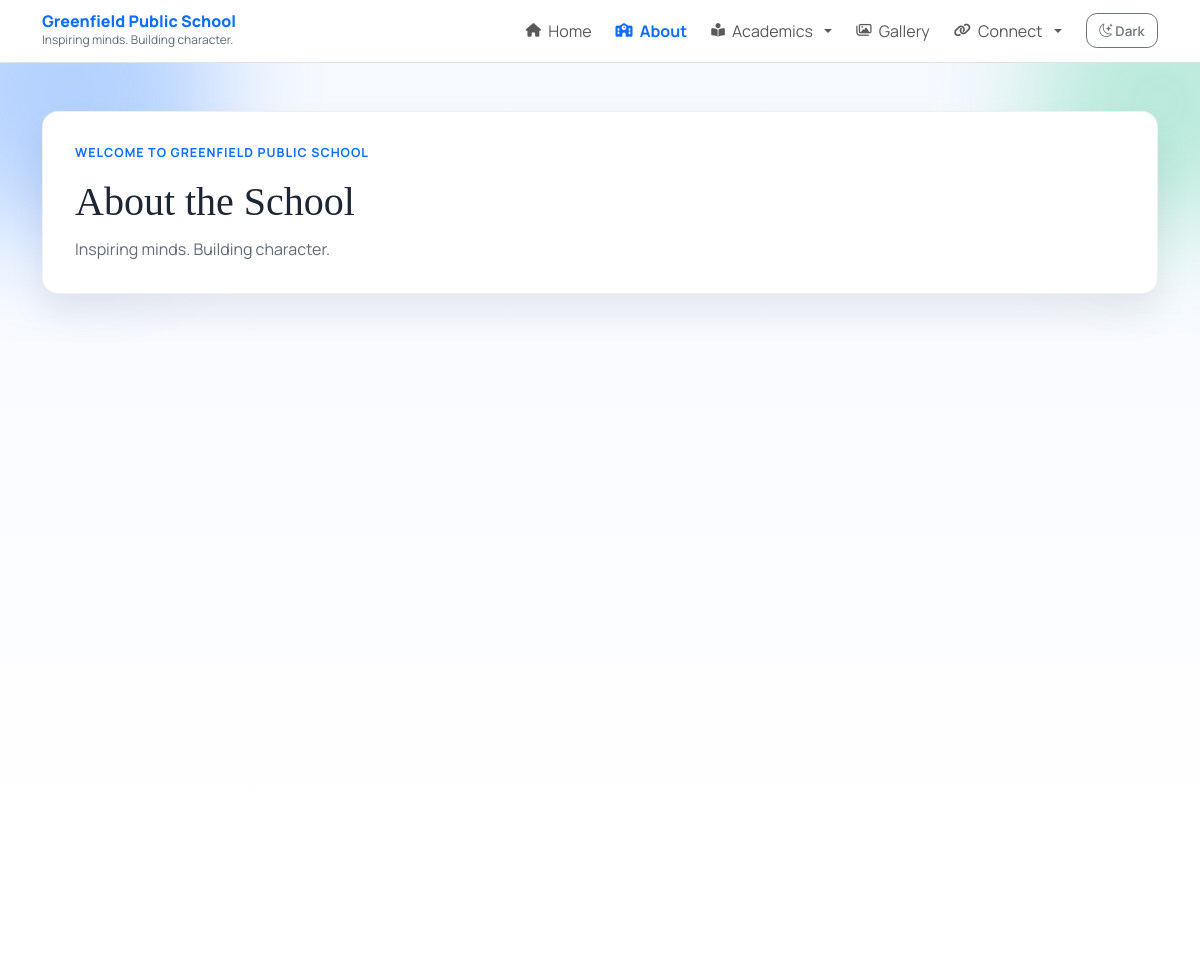
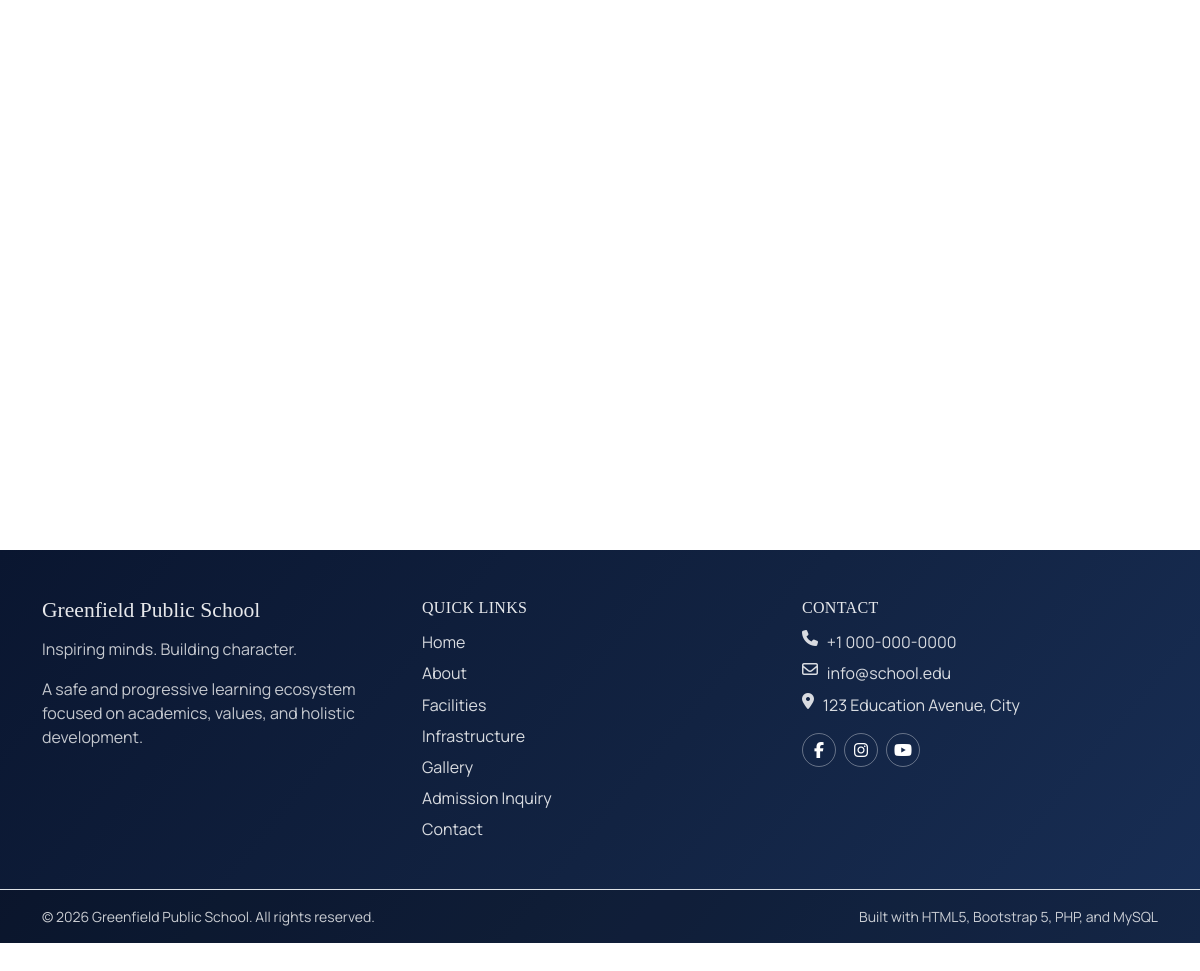
Page /about.php on the committed database (2 pictures, top to bottom).
### tables this page shows
CREATE TABLE IF NOT EXISTS site_settings (
    setting_key VARCHAR(100) PRIMARY KEY,
    setting_value TEXT NOT NULL,
    updated_at TIMESTAMP DEFAULT CURRENT_TIMESTAMP ON UPDATE CURRENT_TIMESTAMP
);

### config/config.php (called while the page is built, shortened)
<?php
function db(): PDO
{
    static $pdo = null;
    if ($pdo instanceof PDO) {
        return $pdo;
    }
    $host = getenv('DB_HOST') ?: DB_HOST;
    $name = getenv('DB_NAME') ?: DB_NAME;
    $user = getenv('DB_USER') ?: DB_USER;
    $pass = getenv('DB_PASS') ?: DB_PASS;
    $charset = getenv('DB_CHARSET') ?: DB_CHARSET;
    $dsn = "mysql:host={$host};dbname={$name};charset={$charset}";
    $options = [
        PDO::ATTR_ERRMODE => PDO::ERRMODE_EXCEPTION,
        PDO::ATTR_DEFAULT_FETCH_MODE => PDO::FETCH_ASSOC,
        PDO::ATTR_EMULATE_PREPARES => false,
    ];
    $pdo = new PDO($dsn, $user, $pass, $options);
    return $pdo;
}
function base_path(): string
{
    static $base = null;
    if ($base !== null) {
        return $base;
    }
    $projectRoot = str_replace('\\', '/', dirname(__DIR__));
    $documentRoot = str_replace('\\', '/', rtrim((string) ($_SERVER['DOCUMENT_ROOT'] ?? ''), '/'));
    if ($documentRoot !== '' && strpos($projectRoot, $documentRoot) === 0) {
        $relative = trim(substr($projectRoot, strlen($documentRoot)), '/');
        $base = $relative === '' ? '' : '/' . $relative;
    } else {
        $base = '';
    }
    return $base;
}
function url(string $path = ''): string
{
    $cleanPath = ltrim($path, '/');
    $base = base_path();
    return ($base === '' ? '' : $base) . '/' . $cleanPath;
}

### includes/functions.php (called while the page is built, shortened)
<?php
require_once __DIR__ . '/../config/config.php';
function e(?string $value): string
{
    return htmlspecialchars((string) $value, ENT_QUOTES, 'UTF-8');
}
function get_setting(string $key, string $default = ''): string
{
    $stmt = db()->prepare('SELECT setting_value FROM site_settings WHERE setting_key = :key LIMIT 1');
    $stmt->execute(['key' => $key]);
    $value = $stmt->fetchColumn();
    return $value !== false ? (string) $value : $default;
}
function menu_static_page_options(): array
{
    return [
        'index.php' => 'Home',
        'about.php' => 'About',
        'facilities.php' => 'Facilities',
        'infrastructure.php' => 'Infrastructure',
        'gallery.php' => 'Gallery',
        'admission.php' => 'Admission Inquiry',
        'contact.php' => 'Contact',
    ];
}
function menu_item_href(array $item): string
{
    $type = (string) ($item['item_type'] ?? 'static');
    $linkValue = trim((string) ($item['link_value'] ?? ''));
    if ($type === 'custom_path') {
        if ($linkValue === '' || $linkValue === '#') {
            return '#';
        }
        return url(ltrim($linkValue, '/'));
    }
    $staticOptions = menu_static_page_options();
    $path = $linkValue !== '' ? $linkValue : 'index.php';
    return url($path);
}

### about.php (the view, shortened to what this page needs)
<?php
require_once __DIR__ . '/includes/functions.php';
$pageTitle = 'About the School';
include __DIR__ . '/includes/header.php';
?>
<section class="container mb-4">
</section>
<section class="container mb-5">
    <div class="row g-3">
    </div>
</section>
<section class="container mb-5">
</section>
<?php include __DIR__ . '/includes/footer.php'; ?>

### includes/header.php (shortened to what this page needs)
<?php
require_once __DIR__ . '/functions.php';
$pageTitle = $pageTitle ?? 'School Website';
$schoolName = get_setting('school_name', 'Greenfield Public School');
$tagline = get_setting('school_tagline', 'Inspiring minds. Building character.');
$defaultMode = get_setting('default_mode', 'light');
$currentScript = basename($_SERVER['PHP_SELF'] ?? 'index.php');
$hideDefaultHero = $hideDefaultHero ?? false;
$menuTree = get_navigation_menu_tree(true);
$currentSlug = trim((string) ($_GET['slug'] ?? ''));
$requestPath = parse_url((string) ($_SERVER['REQUEST_URI'] ?? ''), PHP_URL_PATH) ?: '/';
$requestPath = '/' . trim((string) $requestPath, '/');
$isMenuItemActive = function (array $item) use (&$isMenuItemActive, $currentScript, $currentSlug, $requestPath): bool {
    $type = (string) ($item['item_type'] ?? 'static');
    $isActive = false;
    if ($type === 'static') {
        $targetScript = basename((string) ($item['link_value'] ?? 'index.php'));
        $isActive = $currentScript === $targetScript;
    } elseif ($type === 'custom_page') {
        $isActive = $currentScript === 'page.php' && $currentSlug !== '' && $currentSlug === (string) ($item['page_slug'] ?? '');
    } elseif ($type === 'custom_path') {
        $relative = trim((string) ($item['link_value'] ?? ''));
        if ($relative !== '' && $relative !== '#' && !preg_match('#^https?://#i', $relative)) {
            $targetPath = parse_url(url(ltrim($relative, '/')), PHP_URL_PATH) ?: '';
            $targetPath = '/' . trim((string) $targetPath, '/');
            $isActive = rtrim($targetPath, '/') === rtrim($requestPath, '/');
        }
    }
    foreach ($item['children'] ?? [] as $child) {
        if ($isMenuItemActive($child)) {
            return true;
        }
    }
    return $isActive;
};
$renderMenu = function (array $items, int $level = 0) use (&$renderMenu, $isMenuItemActive): void {
    foreach ($items as $item) {
        $children = $item['children'] ?? [];
        $hasChildren = !empty($children);
        $isActive = $isMenuItemActive($item);
        $href = menu_item_href($item);
        $icon = trim((string) ($item['icon_class'] ?? ''));
        $openInNew = (int) ($item['open_in_new_tab'] ?? 0) === 1;
        if ($level === 0): ?>
            <?php if ($hasChildren): ?>
                <li class="nav-item dropdown">
                    <a class="nav-link dropdown-toggle <?= $isActive ? 'active' : '' ?>" href="<?= e($href) ?>" data-bs-toggle="dropdown" data-bs-auto-close="outside" aria-expanded="false">
                        <?php if ($icon !== ''): ?><i class="<?= e($icon) ?> nav-icon" aria-hidden="true"></i><?php endif; ?>
                        <span><?= e((string) $item['label']) ?></span>
                    </a>
                </li>
            <?php else: ?>
                <li class="nav-item">
                    <a class="nav-link <?= $isActive ? 'active' : '' ?>" href="<?= e($href) ?>"<?= $openInNew ? ' target="_blank" rel="noopener noreferrer"' : '' ?>>
                        <?php if ($icon !== ''): ?><i class="<?= e($icon) ?> nav-icon" aria-hidden="true"></i><?php endif; ?>
                        <span><?= e((string) $item['label']) ?></span>
                    </a>
                </li>
            <?php endif; ?>
        <?php endif;
    }
};
?>
<!DOCTYPE html>
<html lang="en" data-bs-theme="<?= e($defaultMode) ?>">
<head>
    <link rel="stylesheet" href="https://cdn.jsdelivr.net/npm/bootstrap@5.3.3/dist/css/bootstrap.min.css">
    <link rel="stylesheet" href="https://cdn.jsdelivr.net/npm/bootstrap-icons@1.11.3/font/bootstrap-icons.min.css">
    <link rel="stylesheet" href="https://cdnjs.cloudflare.com/ajax/libs/font-awesome/6.7.2/css/all.min.css">
    <link rel="stylesheet" href="<?= e(url('assets/css/style.css')) ?>">
</head>
<body>
    <header class="site-header">
        <nav class="navbar navbar-expand-lg sticky-top border-bottom bg-body main-navbar" id="mainNavbar">
            <div class="container">
                <a class="navbar-brand d-flex flex-column" href="<?= e(url('index.php')) ?>">
                    <span class="brand-main"><?= e($schoolName) ?></span>
                    <span class="brand-sub"><?= e($tagline) ?></span>
                </a>
                <div class="collapse navbar-collapse" id="mainNav">
                    <ul class="navbar-nav ms-auto align-items-lg-center gap-lg-2 dynamic-menu">
                        <?php $renderMenu($menuTree); ?>
                        <li class="nav-item ms-lg-2">
                            <button class="btn btn-outline-secondary btn-sm theme-toggle" id="themeToggle" type="button">
                                <i class="bi bi-moon-stars"></i>
                                <span>Theme</span>
                            </button>
                        </li>
                    </ul>
                </div>
            </div>
        </nav>
    </header>
    <main class="pb-5">
        <?php if (!$hideDefaultHero): ?>
            <section class="hero-shell py-5">
                <div class="container">
                    <div class="hero-box">
                        <p class="hero-kicker">Welcome to <?= e($schoolName) ?></p>
                        <h1 class="hero-title"><?= e($pageTitle) ?></h1>
                        <p class="hero-copy mb-0"><?= e($tagline) ?></p>
                    </div>
                </div>
            </section>
        <?php endif; ?>

### includes/footer.php (shortened to what this page needs)
<?php
$quickLinks = [];
$collectQuickLinks = function (array $items) use (&$collectQuickLinks, &$quickLinks): void {
    foreach ($items as $item) {
        $href = menu_item_href($item);
        if ($href !== '#') {
            $quickLinks[] = $item;
        }
    }
};
?>
        <footer class="site-footer footer-dark mt-5 border-top">
            <div class="container py-5">
                <div class="row g-4">
                    <div class="col-lg-4">
                        <h3 class="footer-title"><?= e(get_setting('school_name', 'Greenfield Public School')) ?></h3>
                        <p class="footer-copy mb-3"><?= e(get_setting('school_tagline', 'Inspiring minds. Building character.')) ?></p>
                        <p class="footer-copy mb-0">A safe and progressive learning ecosystem focused on academics, values, and holistic development.</p>
                    </div>
                    <div class="col-sm-6 col-lg-4">
                        <h4 class="footer-subtitle">Quick Links</h4>
                        <ul class="footer-link-list">
                            <?php if (!$quickLinks): ?>
                                <li><a href="<?= e(url('index.php')) ?>">Home</a></li>
                                <li><a href="<?= e(url('about.php')) ?>">About</a></li>
                                <li><a href="<?= e(url('admission.php')) ?>">Admission</a></li>
                                <li><a href="<?= e(url('contact.php')) ?>">Contact</a></li>
                            <?php else: ?>
                                <?php foreach ($quickLinks as $item): ?>
                                    <li>
                                        <a href="<?= e(menu_item_href($item)) ?>"<?= (int) ($item['open_in_new_tab'] ?? 0) === 1 ? ' target="_blank" rel="noopener noreferrer"' : '' ?>>
                                            <?= e((string) $item['label']) ?>
                                        </a>
                                    </li>
                                <?php endforeach; ?>
                            <?php endif; ?>
                        </ul>
                    </div>
                    <div class="col-sm-6 col-lg-4">
                        <h4 class="footer-subtitle">Contact</h4>
                        <ul class="footer-contact-list">
                            <li><i class="fa-solid fa-phone"></i> <?= e(get_setting('contact_phone', '+1 000-000-0000')) ?></li>
                            <li><i class="fa-regular fa-envelope"></i> <?= e(get_setting('contact_email', 'info@school.edu')) ?></li>
                            <li><i class="fa-solid fa-location-dot"></i> <?= e(get_setting('contact_address', 'School Campus Address')) ?></li>
                        </ul>
                        <div class="footer-social d-flex gap-2 mt-3">
                            <a href="#" aria-label="Facebook"><i class="fa-brands fa-facebook-f"></i></a>
                            <a href="#" aria-label="Instagram"><i class="fa-brands fa-instagram"></i></a>
                            <a href="#" aria-label="YouTube"><i class="fa-brands fa-youtube"></i></a>
                        </div>
                    </div>
                </div>
            </div>
            <div class="footer-bottom border-top">
                <div class="container py-3 d-flex flex-column flex-md-row justify-content-between gap-2">
                    <p class="mb-0 small">&copy; <?= date('Y') ?> <?= e(get_setting('school_name', 'Greenfield Public School')) ?>. All rights reserved.</p>
                    <p class="mb-0 small">Built with HTML5, Bootstrap 5, PHP, and MySQL</p>
                </div>
            </div>
        </footer>
    </main>
</body>
</html>

### assets/css/style.css (style rules this page uses)
:root { --primary-color: #0b6efd; --surface: #f7f9fc; --surface-strong: #ffffff; --text-muted: #5f6b7a; }
* { box-sizing: border-box; }
body { font-family: "Manrope", sans-serif; background: linear-gradient(180deg, #f5f8ff 0%, #ffffff 45%); color: #1d2635; }
h1, h2, h3, h4, h5, h6 { font-family: "Merriweather", serif; }
.site-header .navbar { backdrop-filter: blur(8px); transition: box-shadow 0.22s ease, background-color 0.22s ease; }
.brand-main { font-weight: 800; font-size: 1rem; color: var(--primary-color); line-height: 1.1; }
.brand-sub { font-size: 0.75rem; color: var(--text-muted); }
.nav-link.active { color: var(--primary-color) !important; font-weight: 700; }
.navbar .nav-link { display: inline-flex; align-items: center; gap: 0.45rem; }
.nav-icon { font-size: 0.85rem; }
.hero-shell { position: relative; overflow: hidden; }
.hero-shell::before, .hero-shell::after { content: ""; position: absolute; border-radius: 999px; filter: blur(55px); opacity: 0.28; z-index: 0; }
.hero-shell::before { width: 300px; height: 300px; background: var(--primary-color); top: -120px; left: -80px; }
.hero-shell::after { width: 260px; height: 260px; background: #19c37d; right: -90px; top: -90px; }
.hero-box { position: relative; z-index: 1; background: var(--surface-strong); border: 1px solid rgba(0, 0, 0, 0.06); border-radius: 1rem; padding: 2rem; box-shadow: 0 20px 35px rgba(17, 31, 53, 0.08); }
.hero-kicker { text-transform: uppercase; letter-spacing: 0.08em; font-size: 0.78rem; color: var(--primary-color); font-weight: 700; }
.hero-title { margin-bottom: 0.65rem; }
.hero-copy { color: var(--text-muted); }
body:not(.admin-body) .btn { border-radius: 0.68rem; font-weight: 600; padding: 0.56rem 1.02rem; }
body:not(.admin-body) .btn-sm { padding: 0.4rem 0.78rem; font-size: 0.84rem; }
.theme-toggle { white-space: nowrap; }
.footer-dark { background: linear-gradient(130deg, #0a1630 0%, #122342 55%, #182e55 100%); color: rgba(255, 255, 255, 0.9); border-top: 0 !important; }
.footer-title { font-size: 1.35rem; margin-bottom: 0.8rem; }
.footer-subtitle { font-size: 1rem; margin-bottom: 0.8rem; letter-spacing: 0.02em; text-transform: uppercase; }
.footer-copy { color: rgba(255, 255, 255, 0.76); }
.footer-link-list, .footer-contact-list { list-style: none; margin: 0; padding: 0; display: grid; gap: 0.45rem; }
.footer-link-list a { color: rgba(255, 255, 255, 0.84); text-decoration: none; }
.footer-contact-list li { color: rgba(255, 255, 255, 0.84); display: flex; align-items: flex-start; gap: 0.55rem; }
.footer-social a { width: 34px; height: 34px; border-radius: 50%; display: inline-flex; align-items: center; justify-content: center; border: 1px solid rgba(255, 255, 255, 0.35); color: #fff; text-decoration: none; }
.footer-bottom { background: rgba(0, 0, 0, 0.18); }
.footer-bottom p { color: rgba(255, 255, 255, 0.78); }

### rows in the picture
site_settings: setting_value "Greenfield Public School", setting_value "GREENFIELD PUBLIC SCHOOL"
site_settings: setting_value "Inspiring minds. Building character."
site_settings: setting_value "+1 000-000-0000"
site_settings: setting_value "info@school.edu"
site_settings: setting_value "123 Education Avenue, City"

### other values in the picture
$item['label'] "Home"
$item['label'] "About"
$item['label'] "Academics"
$item['label'] "Gallery"
$item['label'] "Connect"
$pageTitle "About the School"
$item['label'] "Facilities"
$item['label'] "Infrastructure"
$item['label'] "Admission Inquiry"
$item['label'] "Contact"
